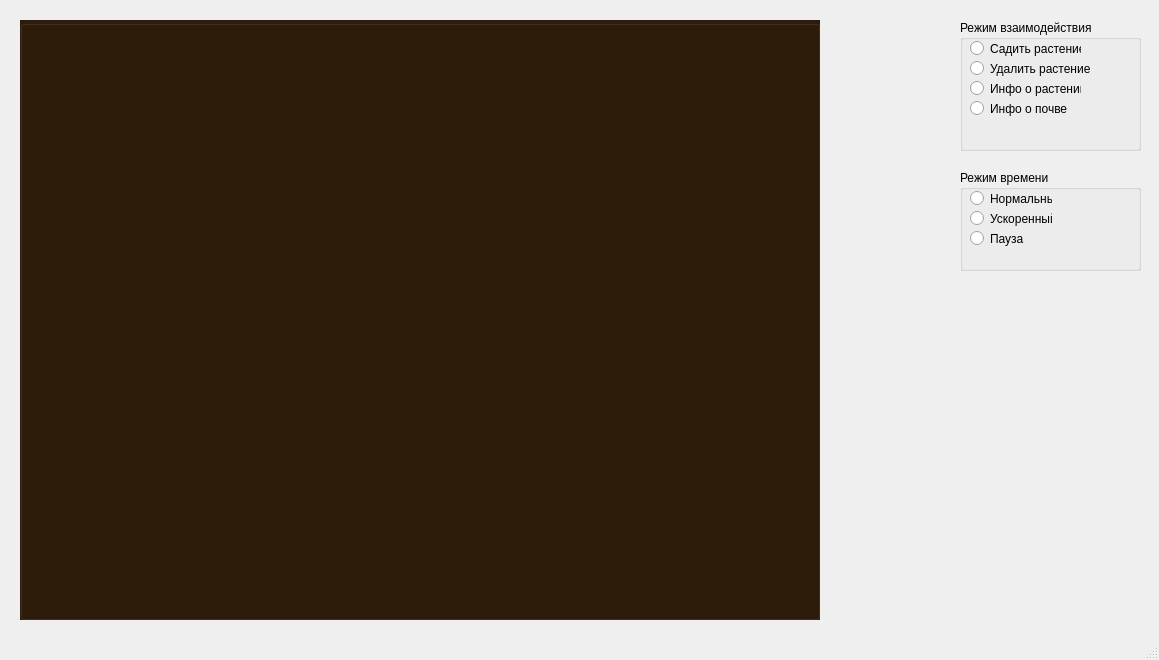
<?xml version="1.0" encoding="UTF-8"?>
<ui version="4.0">
 <class>MainWindow</class>
 <widget class="QMainWindow" name="MainWindow">
  <property name="geometry">
   <rect>
    <x>0</x>
    <y>0</y>
    <width>1159</width>
    <height>660</height>
   </rect>
  </property>
  <property name="minimumSize">
   <size>
    <width>1074</width>
    <height>660</height>
   </size>
  </property>
  <property name="windowTitle">
   <string>Растительное сообщество</string>
  </property>
  <property name="windowIcon">
   <iconset>
    <normaloff>icon.ico</normaloff>icon.ico</iconset>
  </property>
  <widget class="QWidget" name="centralwidget">
   <widget class="QGroupBox" name="place">
    <property name="geometry">
     <rect>
      <x>20</x>
      <y>20</y>
      <width>800</width>
      <height>600</height>
     </rect>
    </property>
    <property name="mouseTracking">
     <bool>true</bool>
    </property>
    <property name="autoFillBackground">
     <bool>false</bool>
    </property>
    <property name="styleSheet">
     <string notr="true">background-color: rgb(47, 28, 11)</string>
    </property>
    <property name="title">
     <string/>
    </property>
   </widget>
   <widget class="QGroupBox" name="vzaimode">
    <property name="geometry">
     <rect>
      <x>960</x>
      <y>20</y>
      <width>181</width>
      <height>131</height>
     </rect>
    </property>
    <property name="title">
     <string>Режим взаимодействия</string>
    </property>
    <widget class="QRadioButton" name="radioButton">
     <property name="geometry">
      <rect>
       <x>10</x>
       <y>20</y>
       <width>111</width>
       <height>17</height>
      </rect>
     </property>
     <property name="text">
      <string>Садить растение</string>
     </property>
    </widget>
    <widget class="QRadioButton" name="radioButton_2">
     <property name="geometry">
      <rect>
       <x>10</x>
       <y>40</y>
       <width>121</width>
       <height>17</height>
      </rect>
     </property>
     <property name="text">
      <string>Удалить растение</string>
     </property>
    </widget>
    <widget class="QRadioButton" name="radioButton_3">
     <property name="geometry">
      <rect>
       <x>10</x>
       <y>60</y>
       <width>111</width>
       <height>17</height>
      </rect>
     </property>
     <property name="text">
      <string>Инфо о растении</string>
     </property>
    </widget>
    <widget class="QRadioButton" name="radioButton_4">
     <property name="geometry">
      <rect>
       <x>10</x>
       <y>80</y>
       <width>101</width>
       <height>17</height>
      </rect>
     </property>
     <property name="text">
      <string>Инфо о почве</string>
     </property>
    </widget>
   </widget>
   <widget class="QGroupBox" name="timemode">
    <property name="geometry">
     <rect>
      <x>960</x>
      <y>170</y>
      <width>181</width>
      <height>101</height>
     </rect>
    </property>
    <property name="title">
     <string>Режим времени</string>
    </property>
    <widget class="QRadioButton" name="radioButton_5">
     <property name="geometry">
      <rect>
       <x>10</x>
       <y>20</y>
       <width>82</width>
       <height>17</height>
      </rect>
     </property>
     <property name="text">
      <string>Нормальный</string>
     </property>
    </widget>
    <widget class="QRadioButton" name="radioButton_6">
     <property name="geometry">
      <rect>
       <x>10</x>
       <y>40</y>
       <width>82</width>
       <height>17</height>
      </rect>
     </property>
     <property name="text">
      <string>Ускоренный</string>
     </property>
    </widget>
    <widget class="QRadioButton" name="radioButton_7">
     <property name="geometry">
      <rect>
       <x>10</x>
       <y>60</y>
       <width>82</width>
       <height>17</height>
      </rect>
     </property>
     <property name="text">
      <string>Пауза</string>
     </property>
    </widget>
   </widget>
  </widget>
  <widget class="QMenuBar" name="menubar">
   <property name="geometry">
    <rect>
     <x>0</x>
     <y>0</y>
     <width>1159</width>
     <height>21</height>
    </rect>
   </property>
  </widget>
  <widget class="QStatusBar" name="statusbar"/>
 </widget>
 <resources/>
 <connections/>
</ui>
